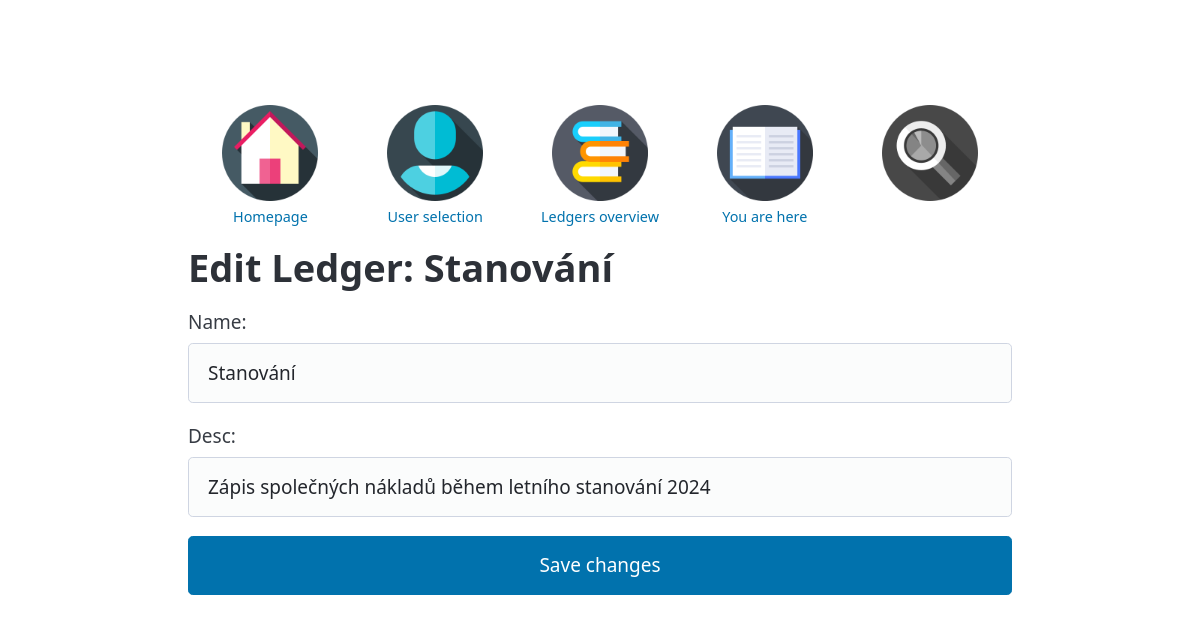
Page /ledger_detail/2/5/edit/ on the committed database.
### Bill_2_split/models.py (models this page shows, shortened)
class AbstractBase(models.Model):
    name = models.CharField(max_length=100)
    slug = models.SlugField(max_length=100, blank=True)
    desc = models.CharField(max_length=2000, blank=True)
    class Meta:
        abstract = True

class Ledger(AbstractBase):
    user = models.ForeignKey(User, on_delete=models.PROTECT)

### Bill_2_split/views.py (the view, shortened to what this page needs)
class LedgerEditView(UpdateView):
    model = Ledger
    template_name = 'Bill_2_split/ledger_edit.html'
    fields = ['name', 'desc']
    context_object_name = 'ledger'
    def get_object(self, queryset=None):
        ledger_pk = self.kwargs.get('ledger_pk')
        return get_object_or_404(Ledger, pk=ledger_pk)
    def get_context_data(self, **kwargs):
        context = super().get_context_data(**kwargs)
        user_id = self.kwargs.get('user_pk')
        context['user'] = get_object_or_404(User, pk=user_id)
        return context

### Bill_2_split/templates/Bill_2_split/ledger_edit.html (shortened to what this page needs)
{% extends 'Bill_2_split/_base.html' %}
{% block Bill_2_split_content %}
{% load static %}
<nav id="horni-nav">
    <ul>
        <li><a href="{% url 'Bill_2_split:IndexView' %}">
            <img src="{% static 'Bill_2_split/icons/home_page.png' %}"><span>Homepage</span></a></li>
        <li><a href="{% url 'Bill_2_split:UserView' %}">
            <img src="{% static 'Bill_2_split/icons/user.png' %}"><span>User selection</span></a></li>
        <li><a href="{% url 'Bill_2_split:ListOfLedgersView' user.pk %}">
            <img src="{% static 'Bill_2_split/icons/ledgers.png' %}"><span>Ledgers overview</span></a></li>
        <li><a href="{% url 'Bill_2_split:LedgerDetailView' ledger.pk user.pk %}">
            <img src="{% static 'Bill_2_split/icons/ledger.png' %}"><span>You are here</span></a></li>
        <li><a href=""><img src="{% static 'Bill_2_split/icons/bw_glass.png' %}"></a></li>
    </ul>
</nav>
<h1>Edit Ledger: {{ ledger.name }}</h1>
    <form action="{% url 'Bill_2_split:LedgerEditView' ledger.pk user.pk %}" method="POST">
        {{ form }}
        <button type="submit">Save changes</button>
    </form>
{% endblock %}

### Bill_2_split/static/Bill_2_split/base.css (style rules this page uses)
body { max-width: 75%; margin: 0 auto; padding: 2rem; }
#horni-nav { display: flex; justify-content: space-around; align-items: center; }
#horni-nav ul { list-style-type: none; margin: 0; padding: 0; display: flex; justify-content: space-around; width: 100%; align-items: flex-start; }
#horni-nav ul li { text-align: center; display: flex; flex-direction: column; align-items: center; width: 20%; height: 20%; }
#horni-nav ul li a { display: flex; flex-direction: column; align-items: center; }
#horni-nav ul li img { width: 8vw; height: 8vw; transition: width 0.2s ease-in-out, height 0.2s ease-in-out; }
#horni-nav ul li span { font-size: 1.2vw; margin-top: 5px; }

### rows in the picture
Ledger: name "Stanování", desc "Zápis společných nákladů během letního stanování 2024"
